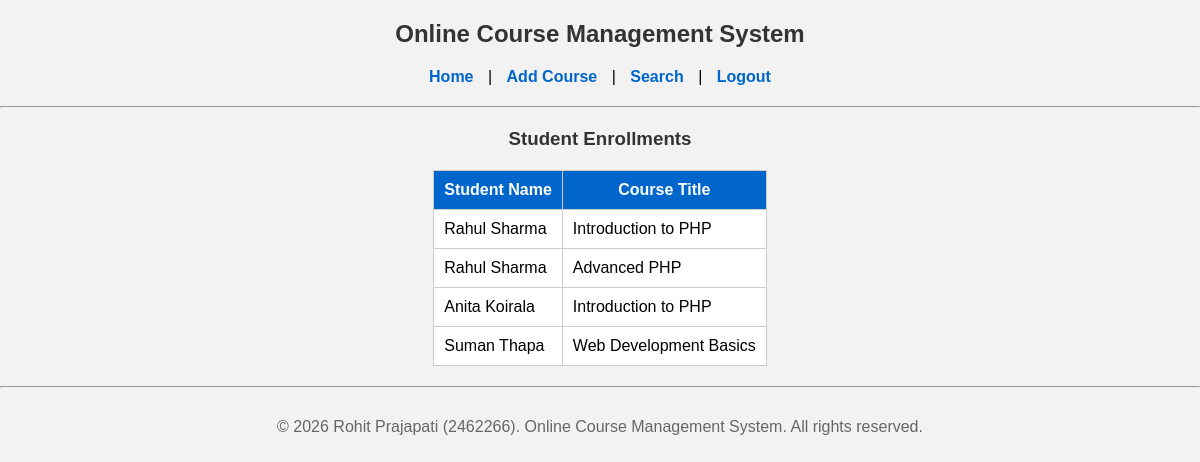
Screenshot of /view_enrollments.php (signed in) with the database file from the repository.
### tables this page shows
CREATE TABLE students (
    id INT AUTO_INCREMENT PRIMARY KEY,
    name VARCHAR(100) NOT NULL,
    email VARCHAR(100) NOT NULL
);

CREATE TABLE courses (
    id INT AUTO_INCREMENT PRIMARY KEY,
    title VARCHAR(100) NOT NULL,
    category VARCHAR(50) NOT NULL,
    level VARCHAR(50) NOT NULL,
    instructor_id INT,
    FOREIGN KEY (instructor_id) REFERENCES instructors(id)
        ON DELETE SET NULL
        ON UPDATE CASCADE
);

### includes/functions.php (called while the page is built, shortened)
<?php
function escape($value) {
    return htmlspecialchars($value, ENT_QUOTES, 'UTF-8');
}

### public/view_enrollments.php (the view)
<?php
include "../includes/header.php";
$stmt = $pdo->query(
    "SELECT students.name AS student_name,
            courses.title AS course_title
     FROM enrollments
     JOIN students ON enrollments.student_id = students.id
     JOIN courses ON enrollments.course_id = courses.id"
);
?>
<h3>Student Enrollments</h3>
<table border="1" cellpadding="8">
    <tr>
        <th>Student Name</th>
        <th>Course Title</th>
    </tr>
    <?php foreach ($stmt as $row): ?>
        <tr>
            <td><?= escape($row['student_name']) ?></td>
            <td><?= escape($row['course_title']) ?></td>
        </tr>
    <?php endforeach; ?>
</table>
<?php include "../includes/footer.php"; ?>

### assets/css/style.css (style rules this page uses)
body { font-family: Arial, Helvetica, sans-serif; background-color: #f2f2f2; margin: 0; padding: 0; }
h2, h3 { text-align: center; color: #333; }
table { border-collapse: collapse; margin: 20px auto; background: #fff; }
table th, table td { padding: 10px; border: 1px solid #ccc; }
table th { background-color: #0066cc; color: white; }

### rows the page displays
students: name "Rahul Sharma", courses.title "Introduction to PHP", courses.title "Advanced PHP"
students: name "Anita Koirala", courses.title "Introduction to PHP"
students: name "Suman Thapa", courses.title "Web Development Basics"
